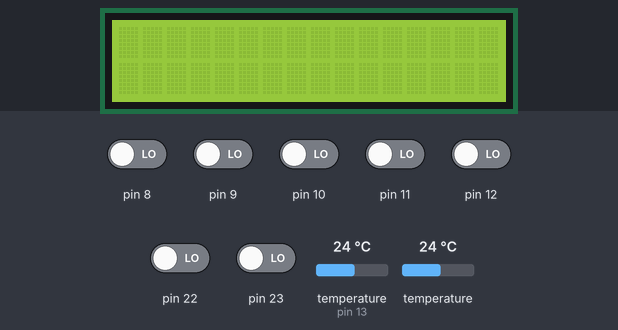
This sketch was run on a simulated Arduino Uno, built with avr-gcc and run on an emulated ATmega328P. Shown: 16×2 character LCD. Wiring (inferred from the names in the program): 2 × DS18B20 sensor: data pin 13. Inputs (shaded band) come from the test bench; at power-on: pin 8–12, pin 22, pin 23 LOW, temperature (sensor on pin 13) 24 °C, temperature 24 °C. What the sketch prints to the serial monitor is not drawn.

Above: at 0.8 s.
0.9 s: temperature (sensor on pin 13) set to 12 °C
At 7.4 s:
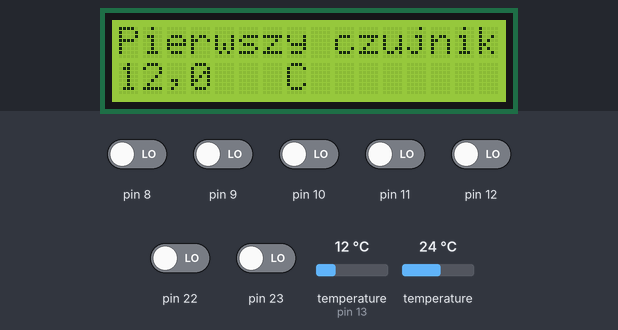
10.7 s: temperature (sensor 213) set to 19 °C
At 15.9 s:
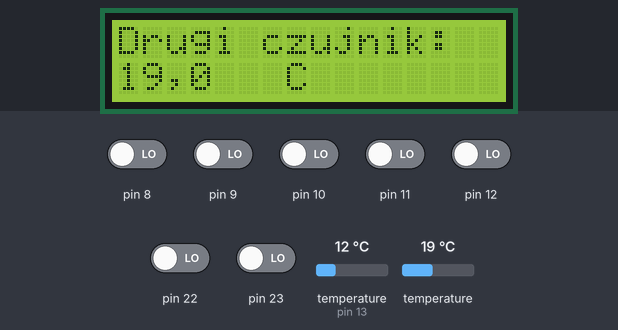
16.3 s: pin 22 driven HIGH
At 18.8 s:
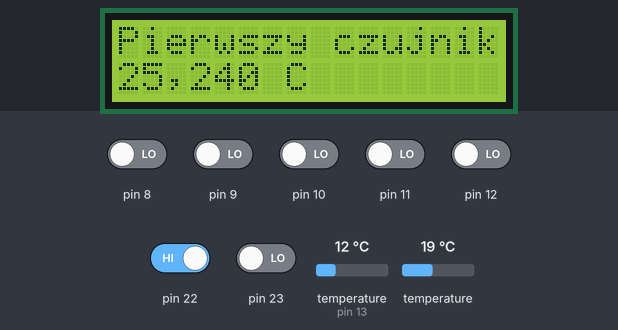
Timing chart, 0 to 20.3 s (numbered marks = the images above; inputs shaded):
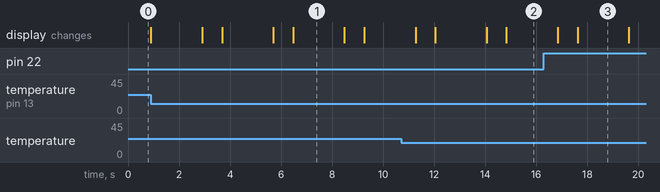

Measured:
- what the display in image 1 shows lasts 2.0 s, from 6.5 s to 8.5 s

The sketch:

inz.ino
```cpp
#include <avr/io.h>
#include <util/delay.h>

#define F_CPU 1000000UL  // 1 MHz
#define DS1820_PIN        PB5
#define output_low(port,pin)  port &= ~(1<<pin)
#define output_high(port,pin) port |= (1<<pin)
#define set_input(portdir,pin)  portdir &= ~(1<<pin)
#define set_output(portdir,pin) portdir |= (1<<pin)
#define TRUE 1
#define FALSE 0

/* -------------------------------------------------------------------------- */
/*                         Parametry czasowe DS1820 w [us]                    */
/* -------------------------------------------------------------------------- */

#define RESET             480     // czas potrzebny do wykonannia resetu
#define START             3       // opóźnienie przed odczytem
#define WAIT              70      // opóźnienie po sygnale resetu
#define READ_DELAY        10      // opóźnienie przy odczycie bitu
#define BYTEREAD_DELAY    120     // opóźnienie przy odczycie bajtu
#define BYTEWRITE_DELAY   105     // opóźnienie przy zapisie bajtu

/* -------------------------------------------------------------------------- */
/*                            Rejestry DS1820                                 */
/* -------------------------------------------------------------------------- */

#define TEMP_LSB      0
#define TEMP_MSB      1
#define COUNT_REMAIN  6
#define COUNT_PER_C   7
#define SCRATCH_LEN   9


/* -------------------------------------------------------------------------- */
/*                            Rozkazy                                         */
/* -------------------------------------------------------------------------- */

#define SEARCH_ROM     0xF0
#define READ_ROM       0x33
#define MATCH_ROM      0x55
#define SKIP_ROM       0xCC
#define ALARM_SEARCH   0xEC
#define CONVERT_TEMP   0x44
#define WRITE_SCRATCH  0x4E
#define READ_SCRATCH   0xBE
#define COPY_SCRATCH   0x48
#define RECALL         0xB8


#define DS18B20_FAMILY_CODE     0x28  //kod rodziny dla DS18B20
#define DS18S20_FAMILY_CODE     0x10  //kod rodziny dla DS18S20

/* -------------------------------------------------------------------------- */
/*                            Zmienne globalne                                */
/* -------------------------------------------------------------------------- */

typedef unsigned char  uint8;
typedef unsigned int uint16;
static unsigned char Last_difference_bit;
static unsigned char Number;

/*******************************************************************************
 * Funkcja:   InterruptsDisable
 * Cel:       Ustawienie flagi przerwań na false, przerwania nie są wykonywane.
 * Wejście:   -
 * Wyjście:   -
 * Zwraca:    -
 ******************************************************************************/
void InterruptsDisable()
{
    SREG &= 0x7F;
}

/*******************************************************************************
 * Funkcja:   InterruptsEnable
 * Cel:       Ustawienie flagi przerwań na true, odblokowanie przerwań.
 * Wejście:   -
 * Wyjście:   -
 * Zwraca:    -
 ******************************************************************************/
void InterruptsEnable()
{
    SREG |= 0x80;
}

/*******************************************************************************
 * Funkcja:   Reset
 * Cel:       Zresetowanie czujnika.
 * Wejście:   -
 * Wyjście:   -
 * Zwraca:    FALSE jeśli przynajmniej jedno urządzenie jest dołączone do magistrali, TRUE w innym przypadku
 ******************************************************************************/
bool Reset(void)
{
   bool bPresPulse;
   uint8 temp = 0;

   InterruptsDisable();

   // reset impulsu
   set_output(DDRB,DS1820_PIN);
   output_low(PORTB,DS1820_PIN);
   _delay_us(RESET);
   set_input(DDRB,DS1820_PIN);

   // czekaj dopóki magistrala 1-wire nie osiągnie stanu wysokiego
   _delay_us(WAIT);

   // wykryto obecność impulsu
   temp = PINB;
   temp >>= 5;
   if (temp)
   {
    bPresPulse = TRUE;
   }
   else
   {
    bPresPulse = FALSE;
   }

   InterruptsEnable();
   _delay_us(417);

   return bPresPulse;
}

/*******************************************************************************
 * Funkcja:   Read
 * Cel:       Odczyt pojedynczego bitu z czujnika DS1820.
 *
 * Wejście:   -
 * Wyjście:   -
 * Zwraca:    Wartośc boolowska bitu, który został odczytany
 ******************************************************************************/
bool Read(void)
{
   bool bBit;
   uint8 temp = 0;

   InterruptsDisable();

   set_output(DDRB,DS1820_PIN);
   output_low(PORTB,DS1820_PIN);
   _delay_us(START);
   set_input(DDRB,DS1820_PIN);
   _delay_us(READ_DELAY);

   temp = PINB;
   temp >>= 5;
   if (temp)
   {
    bBit = TRUE;
   }
   else
   {
    bBit = FALSE;
   }

   InterruptsEnable();

   return (bBit);
}

/*******************************************************************************
 * Funkcja:   Write
 * Cel:       Zapisuje pojedynczy bit do urządzenia DS1820
 * Wejście:   bBit        wartość bitu, która ma zostać wpisana
 * Wyjście:   -
 * Zwraca:    -
 ******************************************************************************/
void Write(bool bBit)
{
   InterruptsDisable();
   set_output(DDRB,DS1820_PIN);

   if (bBit & 1) {
      output_low(PORTB,DS1820_PIN);
      _delay_us(READ_DELAY);
      output_high(PORTB,DS1820_PIN);
      InterruptsEnable();
      _delay_us(55);
   }

   else {
      output_low(PORTB,DS1820_PIN);
      _delay_us(WAIT);
      output_high(PORTB,DS1820_PIN);
      InterruptsEnable();
      _delay_us(5);
   }
}

/*******************************************************************************
 * Funkcja:   ReadByte
 * Cel:       Odczyt całego bajtu z czujnika DS1820
 * Wejście:   -
 * Wyjście:   -
 * Zwraca:    uint8   Bajt odczytany z czujnika DS1820
 ******************************************************************************/
uint8 ReadByte(void)
{
   uint8 i;
   uint8 bit = 0;

   for (i=0 ; i < 8; i++)
   {
      if ( Read() )
      {
         bit |= (1 << i);
      }
      _delay_us(BYTEREAD_DELAY);
   }
   return(bit);
}

/*******************************************************************************
 * Funkcja:   WriteByte
 * Cel:       Zapisuje pojedynczy bajt w sensorze Ds1820
 * Wejście:   val_u8    bajt to wpisania
 * Wyjście:   -
 * Zwraca:    -
 ******************************************************************************/
void WriteByte(uint8 to_write)
{
   uint8 i;
   uint8 value;

   for (i=0; i < 8; i++)    // wpisywanie bajtu, bit po bicie
   {
      value = to_write >> i;  // przesuwa miejsce wpisu do pozycji "i"
      value &= 0x01;            // kopiuje wartość do temp
      Write(value);       // wpisz bit wykorzystując funkcję Write
   }

   //DelayMicro(BYTEWRITE_DELAY);
}


/* -------------------------------------------------------------------------- */
/*                             Interfejs API                                  */
/* -------------------------------------------------------------------------- */


/*******************************************************************************
 * Funkcja:   AddressOfDevice
 * Cel:       Adresuje pojedyncze lub wszystkie urządzenia dołączone do magistrali
 * Wejście:   AddressingType      używa MATCHROM do wyboru pojedynczego urządzenia
 *                                lub SKIPROM aby wybrać wszystkie
 * Wyjście:   -
 * Zwraca:    -
 ******************************************************************************/
void AddressOfDevice(uint8 AddressingType,uint8 *newAddr)
{
   uint8 i;

   if (AddressingType == MATCH_ROM)
   {
      WriteByte(MATCH_ROM);     // adres pojedynczego urządzenia
      for (i = 0; i < 8; i ++)
      {
         WriteByte(newAddr[i]);
      }
   }
   else
   {
      WriteByte(SKIP_ROM);     // adres wszystkich urządzeń
   }
}

/*******************************************************************************
 * Funkcja:   DeviceFind
 * Cel:       Znajduje następnę urządzenie na magistrali
 *
 * Wejście:   -
 * Wyjście:   Device_address[]  kod ROM następnego urządzenia
 * Zwraca:    bool              TRUE jeśli jest co najmniej jedno urządzenie na magistrali
 *                              FALSE w innym przypadku
 ******************************************************************************/
bool DeviceFind(uint8 *newAddr)
{
    uint8 address_index;
    uint8 mask = 1;
    uint8 position_of_bit = 1;
    bool value_of_bit;
    bool com_value_of_bit;
    uint8 search_bit;
    bool reset_status;
    bool device_presence = FALSE;
    uint8 Device_address[8];

    //inicjalizacja adresu ROM
    for (address_index = 0; address_index < 8; address_index ++)
    {
        Device_address[address_index] = 0x00;
    }

    address_index = 0;
    reset_status = Reset();         // zresetuj

    if (reset_status)     // nie znaleziono urządzenia
      return FALSE;

    // wyślij komendę search_ROM
    WriteByte(SEARCH_ROM);

    do
    {
        value_of_bit = Read();
        _delay_us(120);
        com_value_of_bit = Read();
        if( (value_of_bit == 1) && (com_value_of_bit == 1)){
          break;
        }
        else
        {
            // urządzenia mają taką samą wartość logiczną na bicie
            if (value_of_bit != com_value_of_bit)
            {
                // otrzymaj wartość bitu
                search_bit = value_of_bit;
            }
            // występuje konfikt w biezącym kodzie ROM
            else
            {
                Last_difference_bit = 1;
                search_bit = 1;
                if(Number == 2)
                  search_bit = 0;
                Number = 2;
            }
           _delay_us(120);
           // zapamiętaj bit w pamięci ROM
           if (search_bit == 1)
           {
               Device_address[address_index] |= mask;
           }
           else
           {
               Device_address[address_index] &= ~mask;
           }

           Write(search_bit);

           // inkrementacja pozycji bitu
           position_of_bit++;

           // przesunięcie maski
           mask = mask << 1;

           // Sprawdź czy bajt został zakończony
           if (mask == 0)
           {
               address_index++;  // przesuń do kolejnej maski ROM
               mask = 1;      // zaktualizuj maskę
           }
        }

    } while (address_index < 8);

    // jeśli wyszukiwanie nie powiodło się
    if (!(position_of_bit < 65))
    {
        // Szukanie zakończone powodzeniem
        device_presence = TRUE;
        for (uint8 i = 0; i < 8; i++) newAddr[i] = Device_address[i];
    }
    return device_presence;
  }

/*******************************************************************************
 * Funkcja:   TemperatureRead
 * Cel:       Pobierz nieprzetworzoną wartość odczytaną z czujnika.
 *
 *              Opis pamięci Scratchpad
 *              Byte  Register
 *              0     Temperature_LSB
 *              1     Temperature_MSB
 *              2     Temp Alarm High / User Byte 1
 *              3     Temp Alarm Low / User Byte 2
 *              4     Reserved
 *              5     Reserved
 *              6     Count_Remain
 *              7     Count_per_C
 *              8     CRC
 *
 *              Obliczenie temperatury dla DS18S20 (Family Code 0x10):
 *              =======================================================
 *                                             (Count_per_C - Count_Remain)
 *              Temperature = temp_raw - 0.25 + ----------------------------
 *                                                     Count_per_C
 *
 *              Gdzie temp_raw jest wartością z temp_MSB i temp_LSB
 *              z usuniętym najmniej znaczącym bitem (the 0.5C bit).
 *
 *
 *              Obliczenie temperatury dla DS18B20 (Family Code 0x28):
 *              =======================================================
 *                        bit7   bit6   bit5   bit4   bit3   bit2   bit1   bit0
 *              LSB       2^3    2^2    2^1    2^0    2^-1   2^-2   2^-3   2^-4
 *                        bit15  bit14  bit13  bit12  bit3   bit2   bit1   bit0
 *              MSB       S      S      S      S      S      2^6    2^5    2^4
 *
 *              Wartość temperatury jest przechowywana jako 16-bit wartość
 *        w rejestrze temperatury z bitami znaku. Bity znaku (S)
 *        wskazują czy temperatura jest dodatnia czy ujemna:
 *        dla dodatnich S = 0 a dla ujemnych S = 1.
 *
 * Zwraca:     signed int         Nieprzetworzona wartość w rozdzielczości 1/256°C
 ******************************************************************************/
signed int TemperatureRead(uint8 *newAddr)
{
    uint8 i;
    uint16 value_of_temp;
    uint16 highresolution;
    uint8 scratchpad[SCRATCH_LEN];


    /* --- rozpocznij konwersję temperatury -------------------------------------- */
    Reset();
    AddressOfDevice(MATCH_ROM, newAddr); // adres urządzenia
    WriteByte(CONVERT_TEMP);    // początek konwersji
    _delay_ms(750);         // czekaj na koniec konwersji


    /* --- odczyt pamięci Scratchpad ---------------------------------------------------- */
    Reset();
    AddressOfDevice(MATCH_ROM, newAddr); // adres urządzenia
    WriteByte(READ_SCRATCH);    // odczyt pamięci Scratchpad

    // odczytaj dane z pamięci Scratchpad
    for (i=0; i < SCRATCH_LEN; i++)
    {
        scratchpad[i] = ReadByte();
    }

    /* --- Oszacowanie temperatury --------------------------------------------- */
    /* Formuła do odczytu temperatury:
     Temp = Temp_read - 0.25 + ((Count_per_C - Count_Remain)/Count_per_C) */

    // nieprzetworzona wartość temperatury (rozdzielczość 0.5°C)
    value_of_temp = 0;
    value_of_temp = (uint16)((uint16)scratchpad[TEMP_MSB] << 8);
    value_of_temp |= (uint16)(scratchpad[TEMP_LSB]);

    if (newAddr[0] == DS18S20_FAMILY_CODE)
    {
        // odczyt temperatury w rozdzielczości 1°C
        value_of_temp >>= 1;

        // rozdzielczość temperatury to RESOLUTION (0x100), więc 1°C odpowiada 0x100
        // przetwórz temperaturę do rozdzielczości 1/256°C
        value_of_temp = ((uint16)value_of_temp << 8);

        // odejmij 0.25°C
        value_of_temp -= ((uint16)0x100 >> 2);

        // oblicz wysoką rodzielczość
        highresolution = scratchpad[COUNT_PER_C] - scratchpad[COUNT_REMAIN];
        highresolution = ((uint16)highresolution << 8);
        if (scratchpad[COUNT_PER_C])
        {
            highresolution = highresolution / (uint16)scratchpad[COUNT_PER_C];
        }

        // oblicz końcowy wynik
        highresolution = highresolution + value_of_temp;
    }
    else
    {
        // 12 bitowa wartość temperatury ma rodzielczość 0.0625°C
        // przesunięcie w lewo o 4 pozycje, aby zyskać rozdzielczość 1/256°C
        highresolution = value_of_temp;
        highresolution <<= 4;
    }
    return (highresolution);
}
//***************************************************

#include <LiquidCrystal.h>;
LiquidCrystal lcd(2,3,4,5,6,7);

int main()
{
  lcd.begin(16,2);

  Serial.begin(9600);
  uint8 address[8], address2[8];
  signed int temperature;
  uint8 temperature_msb;
  uint8 temperature_lsb;

  DeviceFind(address);
  DeviceFind(address2);

  Serial.println(address[1],HEX); _delay_ms(3);
  Serial.println(address2[1],HEX); _delay_ms(3);

  for(byte i = 0; i < 10; i++){
  temperature = TemperatureRead(address);
  temperature_lsb = temperature;
  temperature_msb = temperature >> 8;
  Serial.println("Pierwszy czujnik");
  Serial.print(temperature_msb); _delay_ms(3);
  Serial.print(",");
  Serial.print(temperature_lsb); _delay_ms(3);
  Serial.println(" C");

  lcd.setCursor(0,0);
  lcd.print("Pierwszy czujnik:");
  lcd.setCursor(0,1);
  lcd.print(temperature_msb);
  lcd.setCursor(2,1);
  lcd.print(",");
  lcd.setCursor(3,1);
  lcd.print(temperature_lsb);
  lcd.setCursor(6,1);
  lcd.print(" C");
  _delay_ms(2000);
  lcd.clear();

  temperature = TemperatureRead(address2);
  temperature_lsb = temperature;
  temperature_msb = temperature >> 8;
  Serial.println("Drugi czujnik");
  Serial.print(temperature_msb); _delay_ms(3);
  Serial.print(",");
  Serial.print(temperature_lsb); _delay_ms(3);
  Serial.println(" C");

  lcd.setCursor(0,0);
  lcd.print("Drugi czujnik:");
  lcd.setCursor(0,1);
  lcd.print(temperature_msb);
  lcd.setCursor(2,1);
  lcd.print(",");
  lcd.setCursor(3,1);
  lcd.print(temperature_lsb);
  lcd.setCursor(6,1);
  lcd.print(" C");
  _delay_ms(2000);
  lcd.clear();
}

return 0;
}
```
